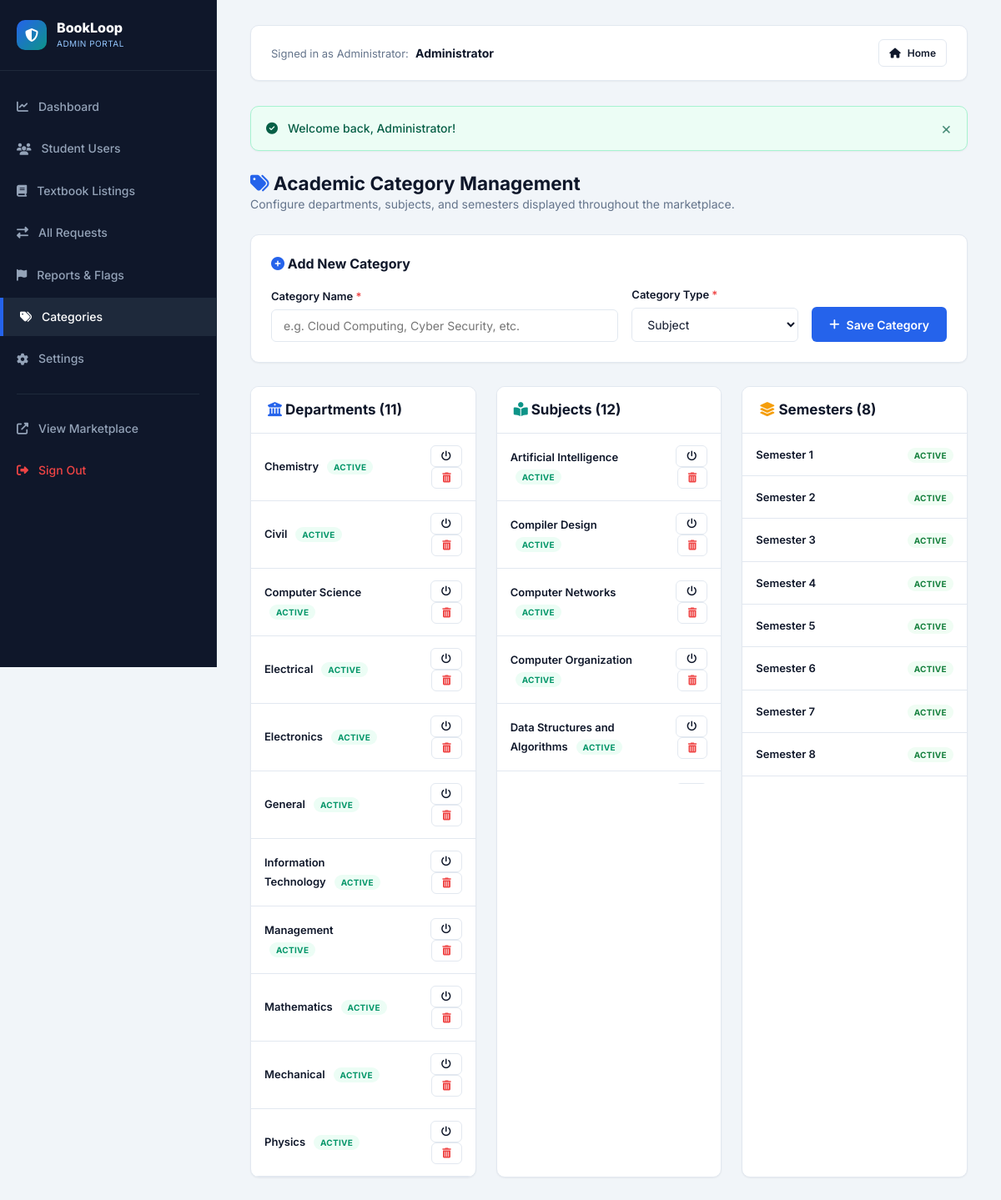
Screenshot of /admin/categories.php (signed in) with the database file from the repository.
### tables this page shows
CREATE TABLE `users` (
  `user_id` int(11) NOT NULL AUTO_INCREMENT,
  `name` varchar(100) NOT NULL,
  `email` varchar(150) NOT NULL,
  `password` varchar(255) NOT NULL,
  `phone` varchar(20) NOT NULL,
  `college` varchar(150) NOT NULL,
  `department` varchar(100) NOT NULL,
  `semester` int(11) NOT NULL DEFAULT 1,
  `student_id` varchar(50) NOT NULL,
  `profile_image` varchar(255) DEFAULT 'default_avatar.svg',
  `role` enum('student','admin') DEFAULT 'student',
  `status` enum('active','inactive','suspended') DEFAULT 'active',
  `created_at` datetime DEFAULT current_timestamp(),
  PRIMARY KEY (`user_id`),
  UNIQUE KEY `email` (`email`),
  KEY `idx_users_email` (`email`),
  KEY `idx_users_dept` (`department`),
  KEY `idx_users_status` (`status`)
);

CREATE TABLE `categories` (
  `category_id` int(11) NOT NULL AUTO_INCREMENT,
  `category_name` varchar(100) NOT NULL,
  `category_type` enum('Department','Subject','Semester') NOT NULL,
  `status` enum('active','inactive') DEFAULT 'active',
  PRIMARY KEY (`category_id`),
  KEY `idx_cat_type` (`category_type`),
  KEY `idx_cat_status` (`status`)
);

### admin/categories.php (the view, shortened to what this page needs)
<?php
require_once __DIR__ . '/includes/header.php';
$departments = $pdo->query("SELECT * FROM categories WHERE category_type = 'Department' ORDER BY category_name ASC")->fetchAll();
$subjects = $pdo->query("SELECT * FROM categories WHERE category_type = 'Subject' ORDER BY category_name ASC")->fetchAll();
$semesters = $pdo->query("SELECT * FROM categories WHERE category_type = 'Semester' ORDER BY category_id ASC")->fetchAll();
?>
<div style="display:flex; justify-content:space-between; align-items:center; margin-bottom:24px;">
  <div>
    <h2><i class="fas fa-tags" style="color:var(--primary);"></i> Academic Category Management</h2>
    <p style="color:var(--text-muted); font-size:14px;">Configure departments, subjects, and semesters displayed throughout the marketplace.</p>
  </div>
</div>
<div class="card" style="padding:24px; margin-bottom:28px;">
  <h3 style="font-size:16px; margin-bottom:16px;"><i class="fas fa-plus-circle" style="color:var(--primary);"></i> Add New Category</h3>
  <form action="<?= BASE_URL ?>admin/categories.php" method="POST" style="display:flex; gap:16px; align-items:flex-end; flex-wrap:wrap;">
    <div style="flex:1; min-width:240px;">
      <label class="form-label required" for="cat_name">Category Name</label>
      <input type="text" id="cat_name" name="category_name" class="form-control" placeholder="e.g. Cloud Computing, Cyber Security, etc." required>
    </div>
    <div style="width:200px;">
      <label class="form-label required" for="cat_type">Category Type</label>
      <select id="cat_type" name="category_type" class="form-control" required>
        <option value="Subject">Subject</option>
      </select>
    </div>
    <button type="submit" class="btn btn-primary" style="height:42px;">
      <i class="fas fa-plus"></i> Save Category
    </button>
  </form>
</div>
<div style="display:grid; grid-template-columns: repeat(3, 1fr); gap:24px;">
  <div class="card">
    <div class="card-header">
      <h3 class="card-title"><i class="fas fa-university" style="color:var(--primary);"></i> Departments (<?= count($departments) ?>)</h3>
    </div>
    <div class="card-body" style="padding:0;">
      <table class="data-table">
        <tbody>
          <?php foreach ($departments as $d): ?>
            <tr>
              <td>
                <span style="font-weight:600; font-size:13px;"><?= e($d['category_name']) ?></span>
                <span class="badge" style="background:<?= $d['status'] === 'active' ? '#ecfdf5' : '#f1f5f9' ?>; color:<?= $d['status'] === 'active' ? '#059669' : '#64748b' ?>; font-size:10px; margin-left:6px;">
                  <?= $d['status'] ?>
                </span>
              </td>
              <td style="text-align:right;">
                <form action="<?= BASE_URL ?>admin/categories.php" method="POST" style="display:inline;">
                  <button type="submit" class="btn btn-sm btn-outline" title="Toggle Status"><i class="fas fa-power-off"></i></button>
                </form>
                <form action="<?= BASE_URL ?>admin/categories.php" method="POST" style="display:inline;" onsubmit="return confirm('Delete department?');">
                  <button type="submit" class="btn btn-sm btn-outline" style="color:var(--danger);" title="Delete"><i class="fas fa-trash-alt"></i></button>
                </form>
              </td>
            </tr>
          <?php endforeach; ?>
        </tbody>
      </table>
    </div>
  </div>
  <div class="card">
    <div class="card-header">
      <h3 class="card-title"><i class="fas fa-book-reader" style="color:var(--secondary);"></i> Subjects (<?= count($subjects) ?>)</h3>
    </div>
    <div class="card-body" style="padding:0; max-height:420px; overflow-y:auto;">
      <table class="data-table">
        <tbody>
          <?php foreach ($subjects as $s): ?>
            <tr>
              <td>
                <span style="font-weight:600; font-size:13px;"><?= e($s['category_name']) ?></span>
                <span class="badge" style="background:<?= $s['status'] === 'active' ? '#ecfdf5' : '#f1f5f9' ?>; color:<?= $s['status'] === 'active' ? '#059669' : '#64748b' ?>; font-size:10px; margin-left:6px;">
                  <?= $s['status'] ?>
                </span>
              </td>
              <td style="text-align:right;">
                <form action="<?= BASE_URL ?>admin/categories.php" method="POST" style="display:inline;">
                  <button type="submit" class="btn btn-sm btn-outline"><i class="fas fa-power-off"></i></button>
                </form>
                <form action="<?= BASE_URL ?>admin/categories.php" method="POST" style="display:inline;" onsubmit="return confirm('Delete subject?');">
                  <button type="submit" class="btn btn-sm btn-outline" style="color:var(--danger);"><i class="fas fa-trash-alt"></i></button>
                </form>
              </td>
            </tr>
          <?php endforeach; ?>
        </tbody>
      </table>
    </div>
  </div>
  <div class="card">
    <div class="card-header">
      <h3 class="card-title"><i class="fas fa-layer-group" style="color:var(--warning);"></i> Semesters (<?= count($semesters) ?>)</h3>
    </div>
    <div class="card-body" style="padding:0;">
      <table class="data-table">
        <tbody>
          <?php foreach ($semesters as $sem): ?>
            <tr>
              <td>
                <span style="font-weight:600; font-size:13px;"><?= e($sem['category_name']) ?></span>
              </td>
              <td style="text-align:right;">
                <span class="badge" style="background:#f0fdf4; color:#15803d; font-size:10px;">active</span>
              </td>
            </tr>
          <?php endforeach; ?>
        </tbody>
      </table>
    </div>
  </div>
</div>
<?php require_once __DIR__ . '/includes/footer.php'; ?>

### admin/includes/header.php (shortened to what this page needs)
<?php
require_once __DIR__ . '/../../config/database.php';
require_once __DIR__ . '/../../includes/functions.php';
require_once __DIR__ . '/../../includes/auth.php';
$adminUser = getAuthUser($pdo);
$currentAdminPage = basename($_SERVER['PHP_SELF']);
?>
<!DOCTYPE html>
<html lang="en">
<head>
  <link rel="stylesheet" href="https://cdnjs.cloudflare.com/ajax/libs/font-awesome/6.4.0/css/all.min.css">
  <link rel="stylesheet" href="<?= BASE_URL ?>css/style.css">
  <link rel="stylesheet" href="<?= BASE_URL ?>css/responsive.css">
</head>
<body>
<div class="admin-layout">
  <aside class="admin-sidebar">
    <a href="<?= BASE_URL ?>admin/dashboard.php" class="admin-brand">
      <div class="brand-icon" style="width:36px; height:36px; font-size:16px;">
        <i class="fas fa-shield-alt"></i>
      </div>
      <div>
        <div style="font-weight:800; font-size:16px; color:white; line-height:1;">BookLoop</div>
        <div style="font-size:10px; color:#93c5fd; text-transform:uppercase; letter-spacing:0.5px; margin-top:3px;">Admin Portal</div>
      </div>
    </a>
    <nav class="admin-nav">
      <a href="<?= BASE_URL ?>admin/dashboard.php" class="admin-nav-item <?= $currentAdminPage === 'dashboard.php' ? 'active' : '' ?>">
        <i class="fas fa-chart-line"></i> Dashboard
      </a>
      <a href="<?= BASE_URL ?>admin/users.php" class="admin-nav-item <?= in_array($currentAdminPage, ['users.php', 'user-details.php']) ? 'active' : '' ?>">
        <i class="fas fa-users"></i> Student Users
      </a>
      <a href="<?= BASE_URL ?>admin/books.php" class="admin-nav-item <?= in_array($currentAdminPage, ['books.php', 'book-details.php']) ? 'active' : '' ?>">
        <i class="fas fa-book"></i> Textbook Listings
      </a>
      <a href="<?= BASE_URL ?>admin/requests.php" class="admin-nav-item <?= $currentAdminPage === 'requests.php' ? 'active' : '' ?>">
        <i class="fas fa-exchange-alt"></i> All Requests
      </a>
      <a href="<?= BASE_URL ?>admin/reports.php" class="admin-nav-item <?= $currentAdminPage === 'reports.php' ? 'active' : '' ?>">
        <i class="fas fa-flag"></i> Reports & Flags
      </a>
      <a href="<?= BASE_URL ?>admin/categories.php" class="admin-nav-item <?= $currentAdminPage === 'categories.php' ? 'active' : '' ?>">
        <i class="fas fa-tags"></i> Categories
      </a>
      <a href="<?= BASE_URL ?>admin/settings.php" class="admin-nav-item <?= $currentAdminPage === 'settings.php' ? 'active' : '' ?>">
        <i class="fas fa-cog"></i> Settings
      </a>
      <div style="height:1px; background:#1e293b; margin:14px 20px;"></div>
      <a href="<?= BASE_URL ?>index.php" class="admin-nav-item" target="_blank">
        <i class="fas fa-external-link-alt"></i> View Marketplace
      </a>
      <a href="<?= BASE_URL ?>logout.php" class="admin-nav-item" style="color:#ef4444;">
        <i class="fas fa-sign-out-alt"></i> Sign Out
      </a>
    </nav>
  </aside>
  <main class="admin-main">
    <div class="admin-topbar">
      <div>
        <span style="font-size:13px; color:var(--text-muted);">Signed in as Administrator:</span>
        <strong style="font-size:14px; color:var(--text-main); margin-left:4px;"><?= e($adminUser['name']) ?></strong>
      </div>
      <div>
        <a href="<?= BASE_URL ?>index.php" class="btn btn-sm btn-outline"><i class="fas fa-home"></i> Home</a>
      </div>
    </div>

### css/style.css (style rules this page uses)
:root { --primary: #2563eb; --primary-hover: #1d4ed8; --primary-light: #eff6ff; --primary-dark: #1e40af; --secondary: #0d9488; --secondary-hover: #0f766e; --secondary-light: #f0fdf4; --accent: #f59e0b; --accent-light: #fef3c7; --success: #10b981; --success-light: #ecfdf5; --warning: #f59e0b; --warning-light: #fffbeb; --danger: #ef4444; --danger-light: #fef2f2; --info: #0284c7; --info-light: #f0f9ff; --text-main: #0f172a; --text-muted: #64748b; --text-light: #94a3b8; --text-white: #ffffff; --bg-body: #f8fafc; --bg-card: #ffffff; --bg-alt: #f1f5f9; --border-color: #e2e8f0; --border-focus: #93c5fd; --shadow-sm: 0 1px 2px 0 rgba(0, 0, 0, 0.05); --shadow-md: 0 4px 6px -1px rgba(0, 0, 0, 0.1), 0 2px 4px -2px rgba(0, 0, 0, 0.05); --shadow-lg: 0 10px 15px -3px rgba(0, 0, 0, 0.1), 0 4px 6px -4px rgba(0, 0, 0, 0.05); --shadow-xl: 0 20px 25px -5px rgba(0, 0, 0, 0.1), 0 8px 10px -6px rgba(0, 0, 0, 0.04); --radius-sm: 6px; --radius-md: 10px; --radius-lg: 16px; --radius-full: 9999px; --transition: all 0.2s cubic-bezier(0.4, 0, 0.2, 1); --container-max: 1200px; }
*, *::before, *::after { box-sizing: border-box; margin: 0; padding: 0; }
body { font-family: 'Inter', -apple-system, BlinkMacSystemFont, "Segoe UI", Roboto, Oxygen, Ubuntu, Cantarell, sans-serif; font-size: 15px; line-height: 1.6; color: var(--text-main); background-color: var(--bg-body); display: flex; flex-direction: column; min-height: 100vh; }
a { color: var(--primary); text-decoration: none; transition: var(--transition); }
button, input, select, textarea { font-family: inherit; font-size: inherit; }
h1, h2, h3, h4, h5, h6 { color: var(--text-main); font-weight: 700; line-height: 1.3; }
.brand-icon { width: 40px; height: 40px; background: linear-gradient(135deg, var(--primary), var(--secondary)); border-radius: var(--radius-md); display: flex; align-items: center; justify-content: center; color: white; font-size: 20px; }
.btn { display: inline-flex; align-items: center; justify-content: center; gap: 8px; font-weight: 600; font-size: 14px; padding: 10px 20px; border-radius: var(--radius-sm); border: 1px solid transparent; cursor: pointer; transition: var(--transition); text-decoration: none; }
.btn-sm { padding: 6px 12px; font-size: 12px; }
.btn-primary { background-color: var(--primary); color: white; }
.btn-outline { background-color: transparent; border-color: var(--border-color); color: var(--text-main); }
.badge { display: inline-flex; align-items: center; padding: 4px 8px; border-radius: var(--radius-full); font-size: 11px; font-weight: 700; text-transform: uppercase; letter-spacing: 0.3px; line-height: 1; }
.form-label { display: block; font-size: 13px; font-weight: 600; color: var(--text-main); margin-bottom: 6px; }
.form-label.required::after { content: " *"; color: var(--danger); }
.form-control { width: 100%; padding: 10px 14px; border: 1px solid var(--border-color); border-radius: var(--radius-sm); background-color: white; color: var(--text-main); font-size: 14px; transition: var(--transition); outline: none; }
.card { background-color: var(--bg-card); border: 1px solid var(--border-color); border-radius: var(--radius-md); box-shadow: var(--shadow-sm); margin-bottom: 24px; overflow: hidden; }
.card-header { padding: 16px 20px; border-bottom: 1px solid var(--border-color); display: flex; align-items: center; justify-content: space-between; background-color: white; }
.card-title { font-size: 17px; font-weight: 700; margin: 0; }
.card-body { padding: 20px; }
.data-table { width: 100%; border-collapse: collapse; text-align: left; font-size: 14px; }
.data-table td { padding: 14px 16px; border-bottom: 1px solid var(--border-color); color: var(--text-main); vertical-align: middle; }

### rows the page displays
users: name "Administrator"
categories: category_name "Chemistry", status "ACTIVE"
categories: category_name "Civil", status "ACTIVE"
categories: category_name "Computer Science", status "ACTIVE"
categories: category_name "Electrical", status "ACTIVE"
categories: category_name "Electronics", status "ACTIVE"
categories: category_name "General", status "ACTIVE"
categories: category_name "Information Technology", status "ACTIVE"
categories: category_name "Management", status "ACTIVE"
categories: category_name "Mathematics", status "ACTIVE"
categories: category_name "Mechanical", status "ACTIVE"
categories: category_name "Physics", status "ACTIVE"
categories: category_name "Artificial Intelligence", status "ACTIVE"
categories: category_name "Compiler Design", status "ACTIVE"
categories: category_name "Computer Networks", status "ACTIVE"
categories: category_name "Computer Organization", status "ACTIVE"
categories: category_name "Data Structures and Algorithms", status "ACTIVE"
categories: category_name "Semester 1"
categories: category_name "Semester 2"
categories: category_name "Semester 3"
categories: category_name "Semester 4"
categories: category_name "Semester 5"
categories: category_name "Semester 6"
categories: category_name "Semester 7"
categories: category_name "Semester 8"

### other values shown
$msg "Welcome back, Administrator!"
count($departments) "11"
count($subjects) "12"
count($semesters) "8"
